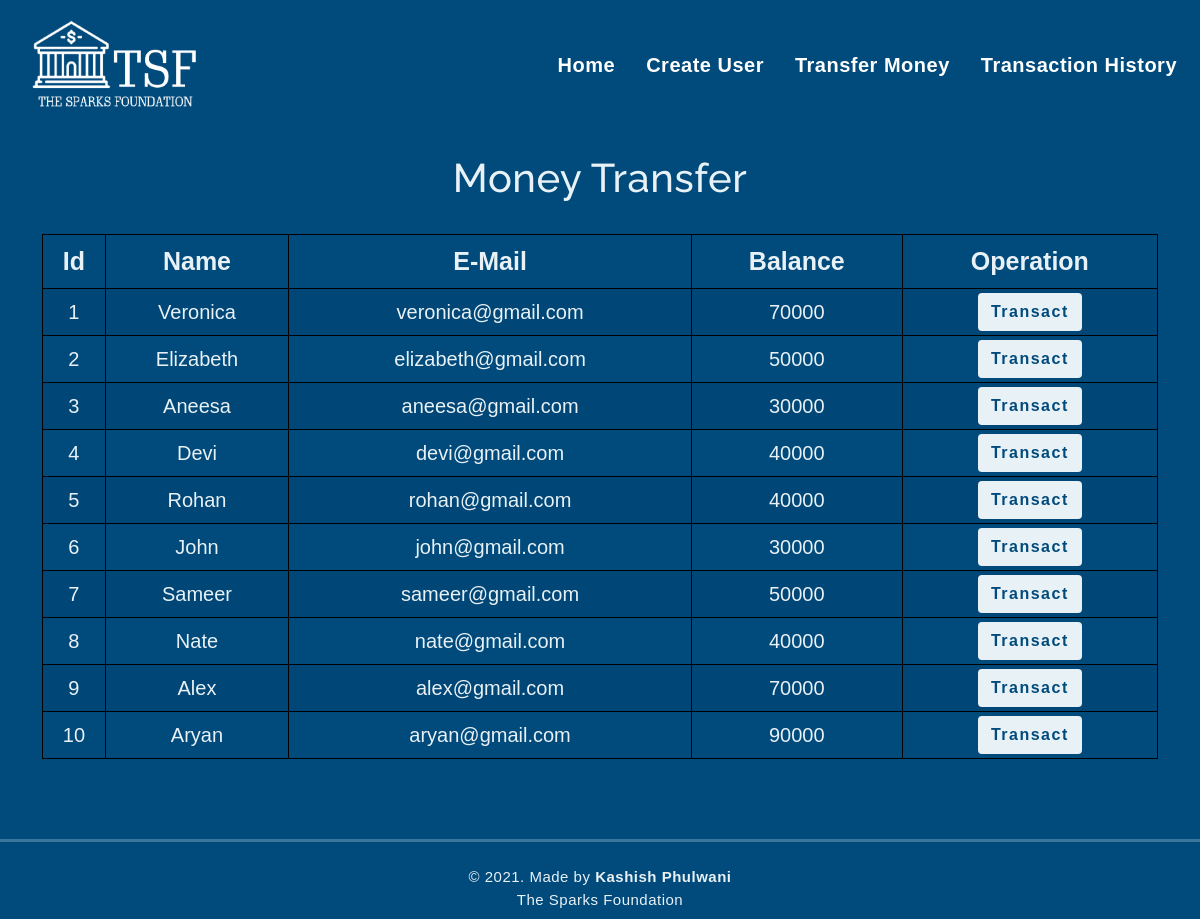
The app's page /transfermoney.php with its own data.
### tables this page shows
CREATE TABLE `users` (
  `id` int(3) NOT NULL,
  `name` text NOT NULL,
  `email` varchar(30) NOT NULL,
  `balance` int(8) NOT NULL
);

### transfermoney.php (the view, shortened to what this page needs)
<!DOCTYPE html>
<html lang="en">
<head>
    <link href="https://cdn.jsdelivr.net/npm/bootstrap@5.0.2/dist/css/bootstrap.min.css" rel="stylesheet">
    <link rel="stylesheet" type="text/css" href="css/style.css">
    <link rel="stylesheet" type="text/css" href="css/navbar.css">
</head>
<body style="background-color : #004A7C;">
<?php
    include 'config.php';
    $sql = "SELECT * FROM users";
    $result = mysqli_query($conn,$sql);
?>
<?php
  include 'navbar.php';
?>
<div class="container">
        <h2 class="text-center pt-4" style="color : #E8F1F5; font-size:40px;">Money Transfer</h2>
        <br>
            <div class="row">
                <div class="col">
                    <div class="table-responsive-sm">
                    <table class="table table-hover table-sm table-striped table-condensed table-bordered" style="border-color:black;">
                        <thead style="color : #E8F1F5;">
                            <tr>
                            <th scope="col" class="text-center py-2" style="font-size:25px;">Id</th>
                            <th scope="col" class="text-center py-2" style="font-size:25px;">Name</th>
                            <th scope="col" class="text-center py-2" style="font-size:25px;">E-Mail</th>
                            <th scope="col" class="text-center py-2" style="font-size:25px;">Balance</th>
                            <th scope="col" class="text-center py-2" style="font-size:25px;">Operation</th>
                            </tr>
                        </thead>
                        <tbody>
                <?php
                    while($rows=mysqli_fetch_assoc($result)){
                ?>
                    <tr style="color : #E8F1F5;">
                        <td class="py-2" align="center" style="font-size:20px;"><?php echo $rows['id'] ?></td>
                        <td class="py-2" align="center" style="font-size:20px;"><?php echo $rows['name']?></td>
                        <td class="py-2" align="center" style="font-size:20px;"><?php echo $rows['email']?></td>
                        <td class="py-2" align="center" style="font-size:20px;"><?php echo $rows['balance']?></td>
                        <td align="center">
                            <a href="selecteduserdetail.php?id= <?php echo $rows['id'] ;?>">
                                <button type="button" class="btn" style="background-color : #E8F1F5 ; color: #004A7C; text-align: center;">
                                    <strong>Transact</strong>
                                </button>
                            </a>
                        </td>
                    </tr>
                <?php
                    }
                ?>
                        </tbody>
                    </table>
                    </div>
                </div>
            </div>
         </div>
         <br>
<br>
         <hr style="height:3px; color:#E8F1F5; background-color:#E8F1F5;">
         <footer class="text-center py-2" style="background-color: #004A7C; color:#E8F1F5;">
            <p>&copy 2021. Made by <b>Kashish Phulwani</b> <br>The Sparks Foundation</p>
        </footer>
</body>
</html>

### navbar.php (shortened to what this page needs)
<section class="nav_sect">
<nav class="navbar navbar-expand-md" style="background-color: #004A7C;">
      <a class="navbar-brand" href="index.php" style="color : #E8F1F5;">
        <img src="img/logo.png" width="200px" class="saflogo">
      </a>
      <div class="collapse navbar-collapse" id="collapsibleNavbar">
            <ul class="navbar-nav ms-auto">
              <li class="nav-item">
                <a class="nav-link" href="index.php" style="color : #ffffff; font-size:20px;"><b>Home</b></a>
              </li>
              <li class="nav-item">
                <a class="nav-link" href="createuser.php" style="color : #ffffff; font-size:20px;"><b>Create User</b></a>
              </li>
              <li class="nav-item">
                <a class="nav-link" href="transfermoney.php" style="color : #ffffff; font-size:20px;"><b>Transfer Money</b></a>
              </li>
              <li class="nav-item">
                <a class="nav-link" href="transactionhistory.php" style="color : #ffffff; font-size:20px;"><b>Transaction History</b></a>
              </li>
          </div>
       </nav>
</section>

### css/style.css (style rules this page uses)
* { padding: 0; margin: 0; box-sizing: border-box; font-family: sans-serif; }
button { border:none; border-radius: 8px; padding: 10px; background:#7B8788; color:white; letter-spacing: 1.5px; font-size: 15px; transition: 0.5s; }
footer { color:#586776; background-color:#EAF0F1; letter-spacing: 0.5px; }
footer p { margin: 0; font-size: 15px; }

### css/navbar.css (style rules this page uses)
.nav-link { margin-right: 15px; color: #FFFFFF; letter-spacing: 0.5px; transition: 0.5s; }
.navbar-brand { color: #4C4B4B; letter-spacing: 0.5px; }
h2 { color: #4C4B4B; letter-spacing: 0.5px; font-family: raleway; }
.nav-item { display: flex; align-items: right; text-align: right; position: relative; }

### transfermoney.php (style rules this page uses)
button { transition: 1.5s; }

### records on screen
users: id "1", name "Veronica", email "veronica@gmail.com", balance "70000"
users: id "2", name "Elizabeth", email "elizabeth@gmail.com", balance "50000"
users: id "3", name "Aneesa", email "aneesa@gmail.com", balance "30000"
users: id "4", name "Devi", email "devi@gmail.com", balance "40000"
users: id "5", name "Rohan", email "rohan@gmail.com", balance "40000"
users: id "6", name "John", email "john@gmail.com", balance "30000"
users: id "7", name "Sameer", email "sameer@gmail.com", balance "50000"
users: id "8", name "Nate", email "nate@gmail.com", balance "40000"
users: id "9", name "Alex", email "alex@gmail.com", balance "70000"
users: id "10", name "Aryan", email "aryan@gmail.com", balance "90000"
